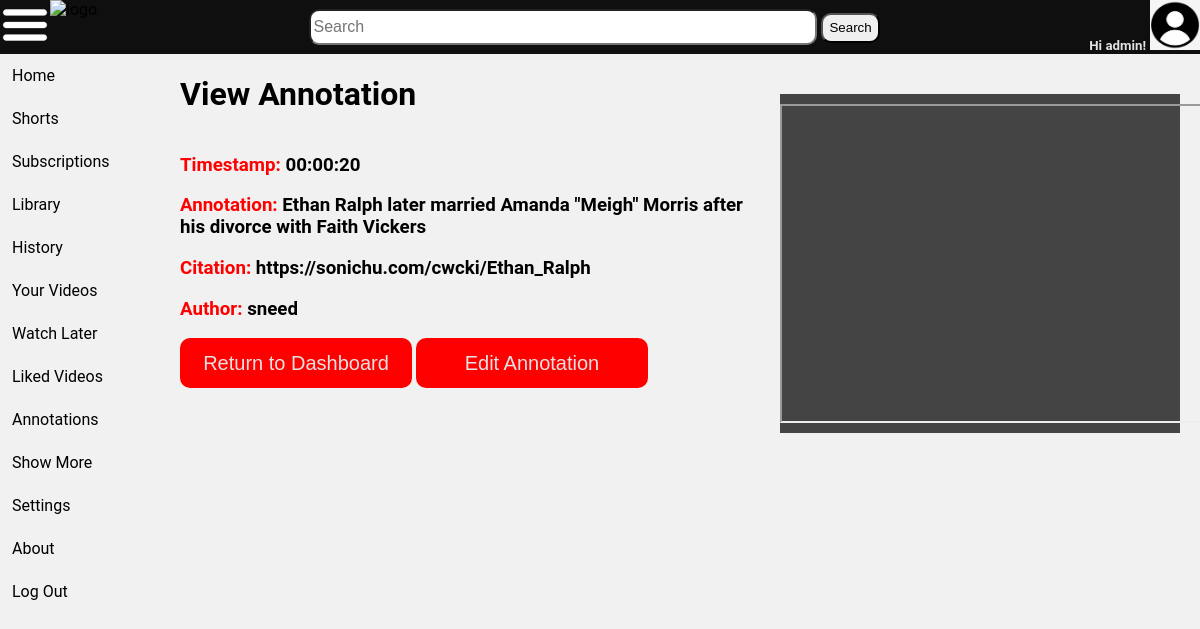
The page /viewAnnotation?id=4 (signed in) on the database its author committed.
### annotationapp/models.py (models this page shows)
class annotation (models.Model):
    timestamp = models.CharField(max_length=8)
    annotation = models.TextField(blank=False)
    citation = models.CharField(max_length=255)
    author = models.ForeignKey(newUsers, on_delete=models.CASCADE)

class newUsers (models.Model):
    user = models.OneToOneField(User, on_delete=models.CASCADE, null=True, default=None)
    userid = models.CharField(max_length=255)
    username = models.CharField(max_length=255)

### annotationapp/views.py (the view)
# urls.py: path('viewAnnotation', views.viewAnnotation, name='viewAnnotation'),
def viewAnnotation(request):
    id = int(request.GET.get("id", default=None))
    if annotation.objects.filter(id=id).exists():
        annotationSelected = annotation.objects.get(id=id)
        return render(request,"viewAnnotation.html", {"id":id, "annotation":annotationSelected})
    else:
        raise Http404("The requested item cannot be found.")

### annotationapp/context.py (called while the page is built)
def get_annotations(request):
    return {"annotations": ANNOTATIONS}

def get_chats(request):
    return {"chats": CHAT}

### annotationapp/templates/viewAnnotation.html (shortened to what this page needs)
{% extends "base1.html" %}
{% block centerFeed %} {% if user.is_authenticated %}
<h1>View Annotation</h1>
<div id="viewAnnotation">
  <h3><b>Timestamp:</b> {{annotation.timestamp}}</h3>
  <h3><b>Annotation:</b> {{annotation.annotation}}</h3>
  <h3><b>Citation:</b> {{annotation.citation}}</h3>
  <h3><b>Author:</b> {{annotation.author.username}}</h3>
</div>
<div id="annotationMenu">
  <button id="returnDashboard">Return to Dashboard</button>
  <button id="editAnnotation">Edit Annotation</button>
</div>
{% else %}
<div id="noLogin">
  <h1>You must be logged in to see this page.</h1>
  <h3>Click <a href="{% url 'login' %}">here</a> to log in!</h3>
</div>
{% endif %} {% endblock %} {% block rightnav %} {% if user.is_authenticated %}
<div class="rightnav">
  <iframe width="420" height="315" src="https://www.youtube.com/embed/zCO7p_Ov_9w"> </iframe>
</div>
{% endif %} {% endblock %}

### annotationapp/templates/base1.html (shortened to what this page needs)
{% load static %}
<!DOCTYPE html>
<html lang="en">
  <head>
    <link href="/static/css/stylesheet.css?{% now 'U' %}" rel="stylesheet" type="text/css" />
  </head>
  <body>
    <div class="header">
      <img src="{% static 'images/menu.png' %}" id="menuToggle" alt="hamburger" />
      <img src="{% static 'images/favicon.png' %}" alt="logo" />
      <div class="center">
        <input type="text" id="searchbar" placeholder="Search" />
        <button id="searchbtn">Search</button>
      </div>
      <div class="right">
        {% if user.is_authenticated %}
        <h5>Hi {{ user.username }}!</h5>
        {% else %}
        <h5><a href="{% url 'login' %}">Log in Here!</a></h5>
        {% endif %}
        <a href="{% url 'login' %}"><img src="{% static 'images/profile.png' %}" alt="profile" /></a>
      </div>
    </div>
    <div id="sidenav">
      <ul class="navi">
        <li>Home</li>
        <li>Shorts</li>
        <li>Subscriptions</li>
        <li>Library</li>
        <li>History</li>
        <li>Your Videos</li>
        <li>Watch Later</li>
        <li>Liked Videos</li>
        <li><a href="{% url 'annotationList' %}">Annotations</a></li>
        <li>Show More</li>
      </ul>
      <ul class="about">
        <li>Settings</li>
        <li>About</li>
        <li><a href="{% url 'logout' %}">Log Out</a></li>
      </ul>
    </div>
    <div class="mainBody">
      <div class="content">{% block centerFeed %} {% endblock %}</div>
      {% block rightnav %} {% endblock %}
    </div>
  </body>
</html>

### static/css/stylesheet.css (style rules this page uses)
body { font-family: Roboto, Noto, Arial, Helvetica, sans-serif; margin: 0; background-color: #f1f1f1; }
a { text-decoration: none; }
.mainBody { display: flex; flex-direction: row; align-content: flex-start; }
.header { display: flex; background-color: #0f0f0f; width: 100%; margin-top: auto; margin-bottom: auto; }
.header .center { display: inline; margin: 0 auto; margin-top: auto; margin-bottom: auto; }
.header .right { display: inline; float: right; }
.header .right h5 { display: inline; color: #e2e2e2; }
.header .right a, .header .right a:hover, .header .right a:active { color: #e2e2e2; text-decoration: none; }
#searchbar { border-radius: 10px; height: 30px; width: 500px; font-size: 16px; }
#searchbtn { border-radius: 10px; height: 30px; }
.header img { width: 50px; height: 50px; }
#sidenav { list-style-type: none; margin: 0; padding: 0; float: left; display: flex; flex-direction: column; height: 100%; justify-content: flex-end; }
.navi, .about { list-style-type: none; margin: 0; padding: 0; flex-direction: column; width: 10em; }
#sidenav li { padding: 12px; font-size: 16px; }
#sidenav li a { color: black; text-decoration: none; }
.about { margin-top: auto; }
.content { display: flex; margin: 0; padding: 0; flex-direction: column; margin-left: 20px; width: 60em; }
.rightnav { display: flex; margin: 40px 20px 20px 20px; padding: 0; background-color: #444444; float: right; flex: 50%; width: 400px; flex-direction: column; height: 100%; }
.rightnav iframe { margin: 10px auto 10px auto; }
#viewAnnotation h3 b { color: red; }
#annotationMenu button { height: 50px; background-color: red; border-style: none; color: #e2e2e2; font-size: 20px; border-radius: 10px; width: 40%; }

### rows shown on the page
annotation: timestamp "00:00:20", annotation "Ethan Ralph later married Amanda \"Meigh\" Morris after his divorce with Faith Vickers", citation "https://sonichu.com/cwcki/Ethan_Ralph", author.username "sneed"

### other values the page prints
{{ user.username }} "admin"
